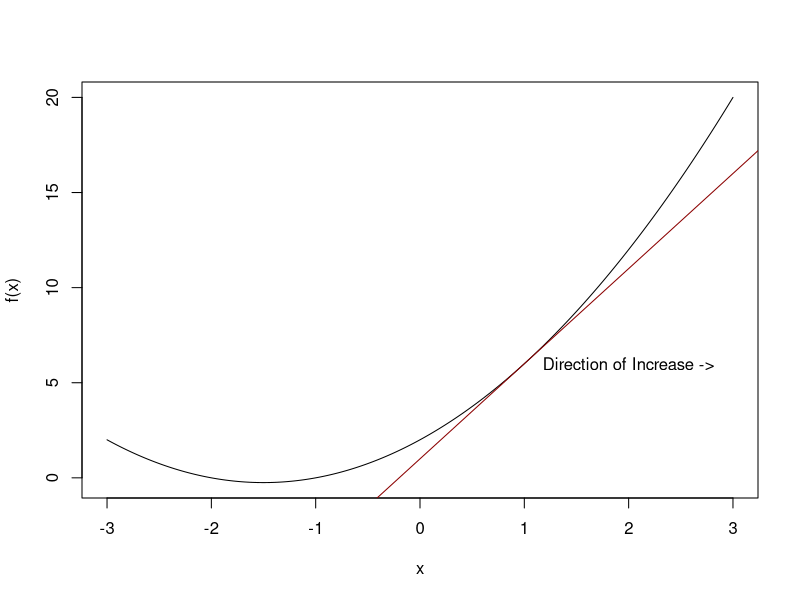
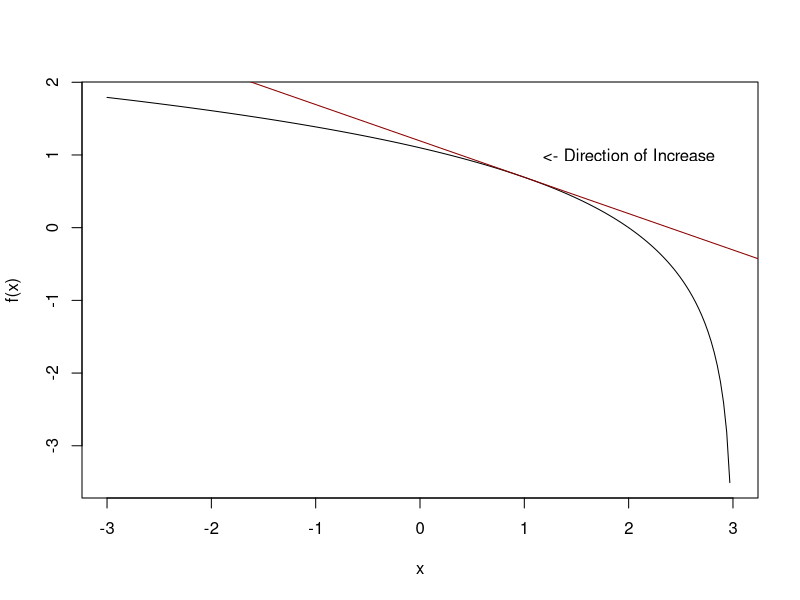
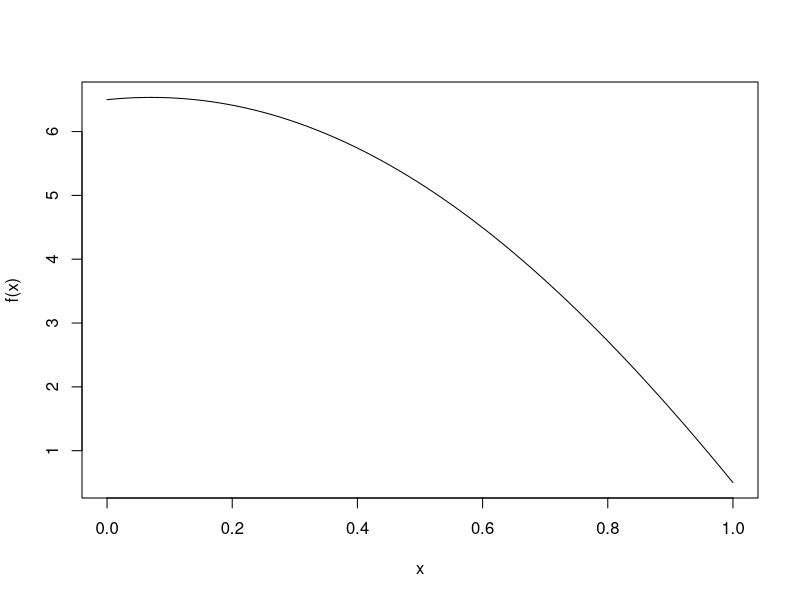
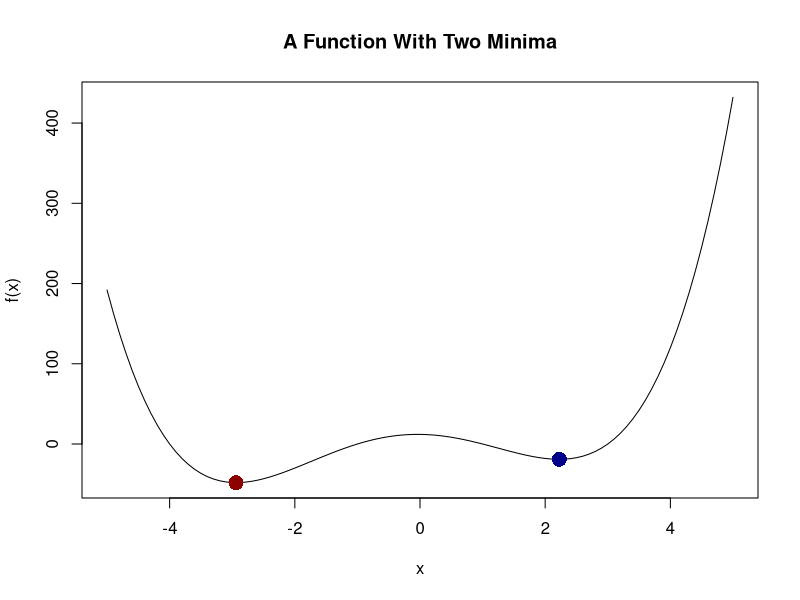
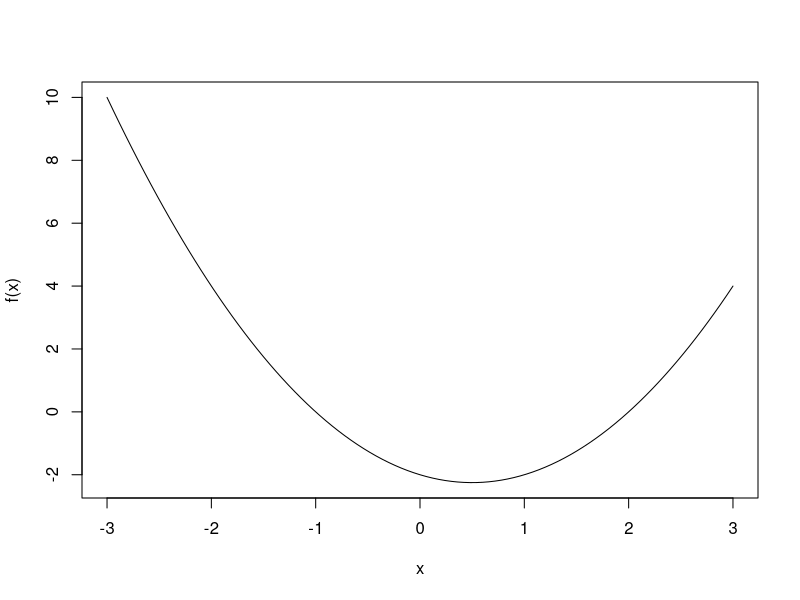
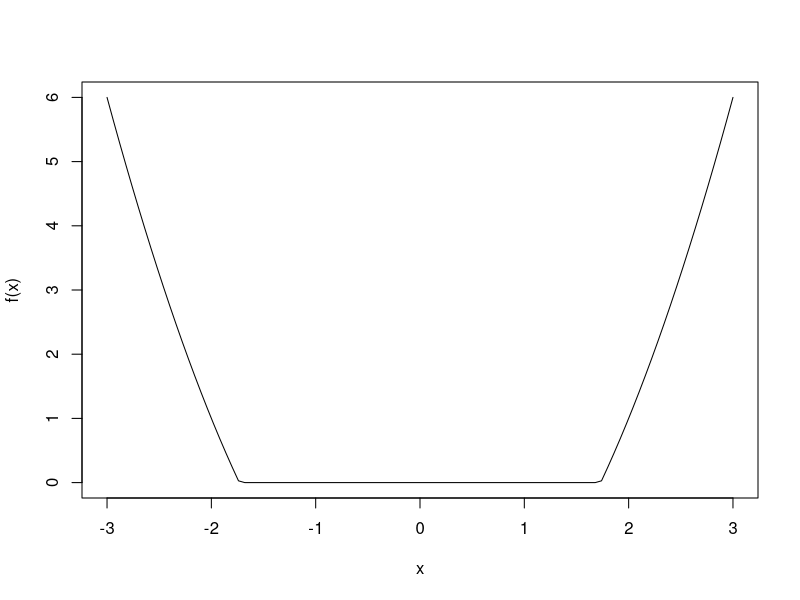
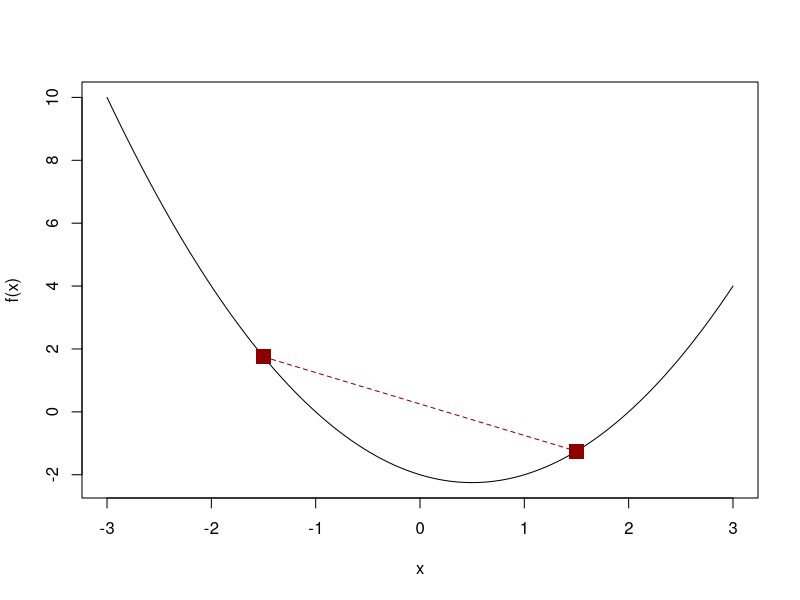

These figures' R source, in order:
## ---- chunk 1
#| message: false
#| echo: false
#| fig-asp: 1

x <- seq(-3, 3, length.out=201)
f <- x^2 + 3 * x + 2

plot(x, f, type="l", xlab="x", ylab="f(x)")

# Draw tangent line at x=1
abline(b=5, a=1, col="red4")
text(2, 6, "Direction of Increase ->")
## ---- chunk 2
#| message: false
#| echo: false
#| fig-asp: 1

x <- seq(-3, 3, length.out=201)
f <- log(3-x)

plot(x, f, type="l", xlab="x", ylab="f(x)")

# Draw tangent line at x=1
abline(a=log(2) + 0.5, b=-0.5, col="red4")
text(2, 1, "<- Direction of Increase")
## ---- chunk 3
f <- function(x) (x + 2) * (x + 1) * (x - 1) * (x - 3) + 0.5
curve(f)
## ---- chunk 4
# TODO
## ---- chunk 5
#| echo: false
f <- function(x) (x - 3) * (x-1) * (x + 1) * (x+4)
curve(f, from=-5, to=5, main="A Function With Two Minima")

points(-2.94, f(-2.94), col="red4", pch=16, cex=2)
points(2.225, f(2.225), col="blue4", pch=16, cex=2)
## ---- chunk 6
#| echo: false
f <- function(x) (x - 2) * (x + 1)
curve(f, from=-3, to=3)
## ---- chunk 7
#| echo: false
f <- function(x) pmax(x^2 - 3, 0)
curve(f, from=-3, to=3)
## ---- chunk 8
#| echo: false

f <- function(x) (x - 2) * (x + 1)
curve(f, from=-3, to=3)

points(1.5, f(1.5), pch=15, cex=2, col="red4")
points(-1.5, f(-1.5), pch=15, cex=2, col="red4")

segments(-1.5, f(-1.5), 1.5, f(1.5), lty=2, col="red4")
